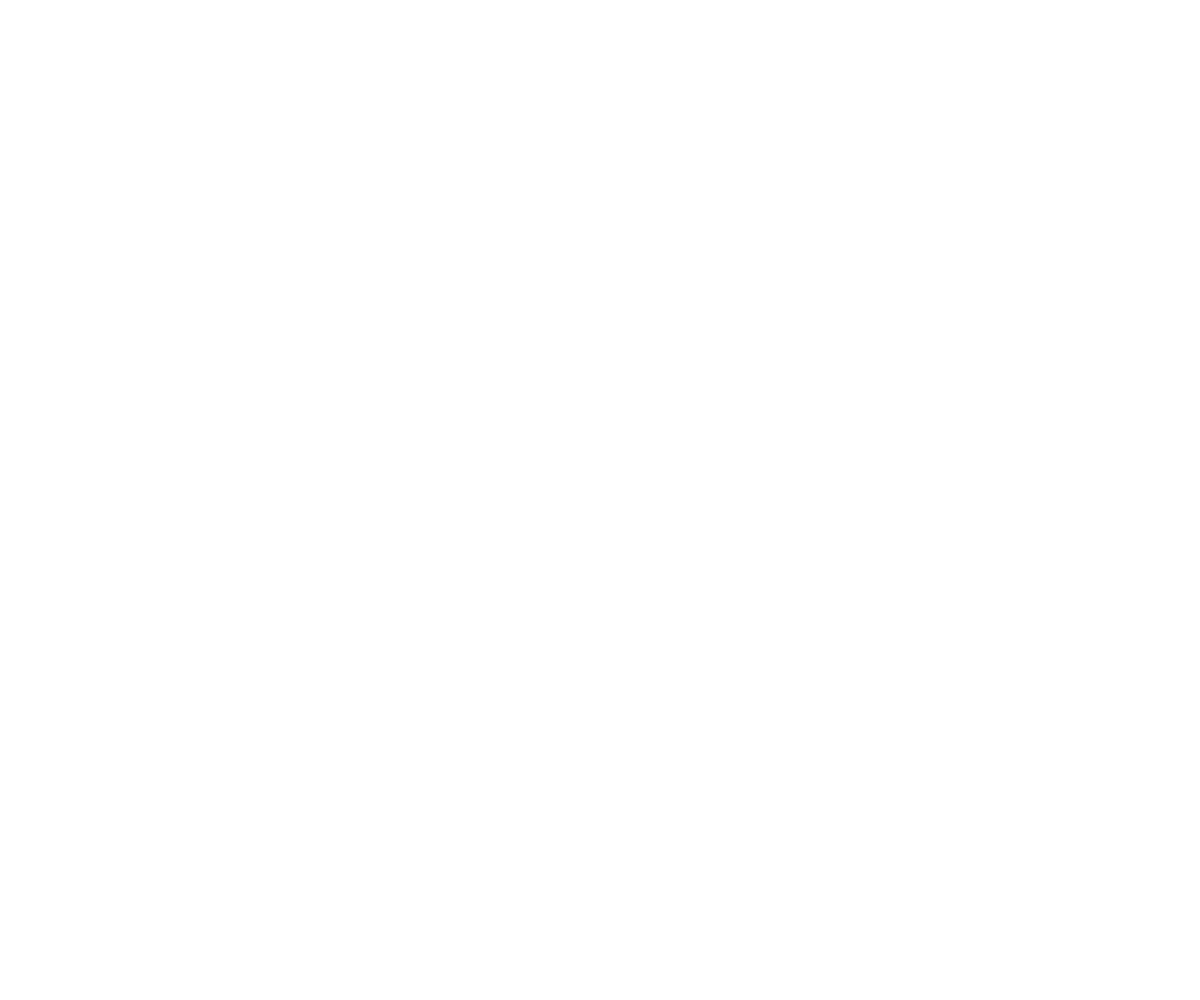
Frame 1 (no input)
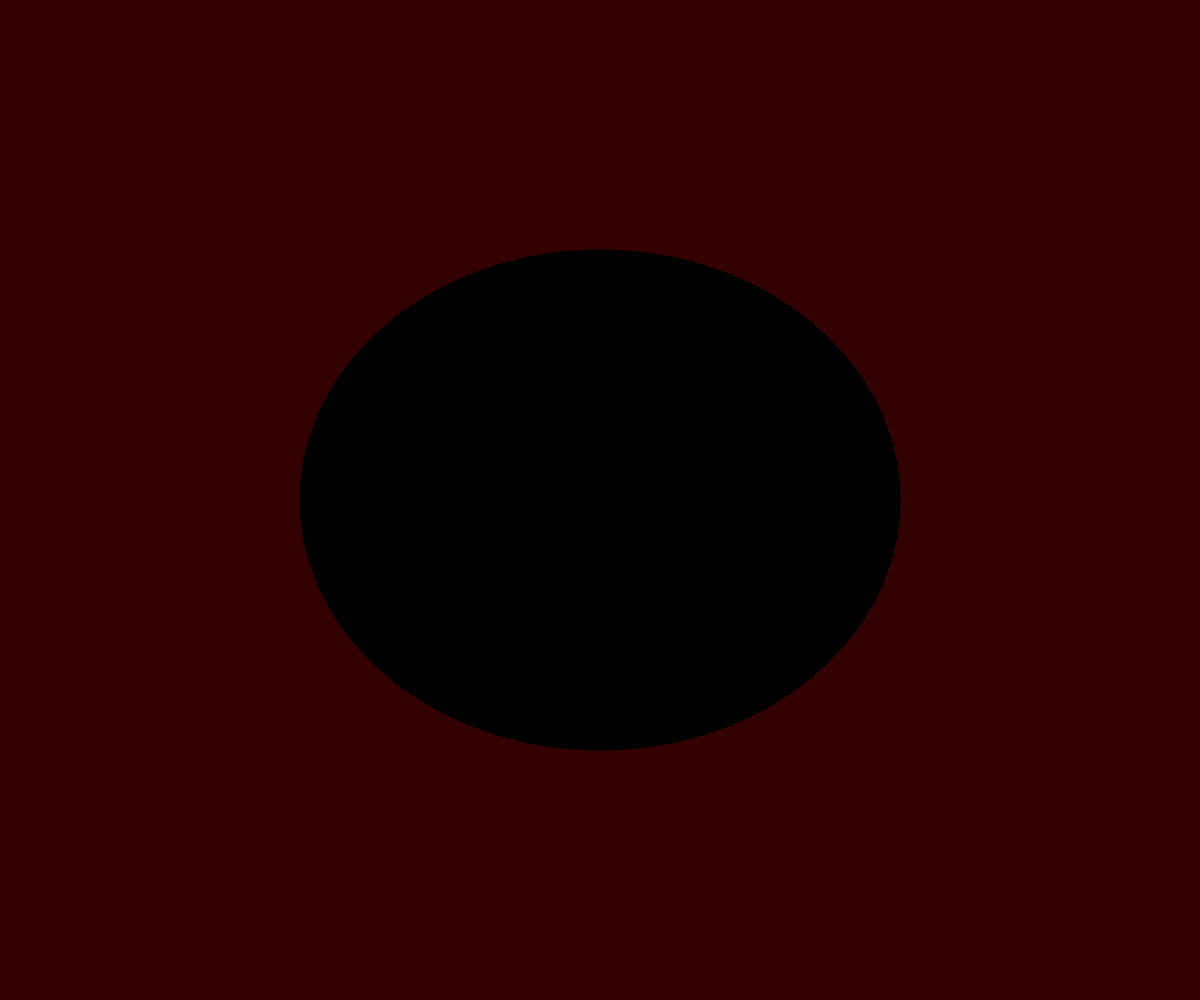
Frame 60 (no input)
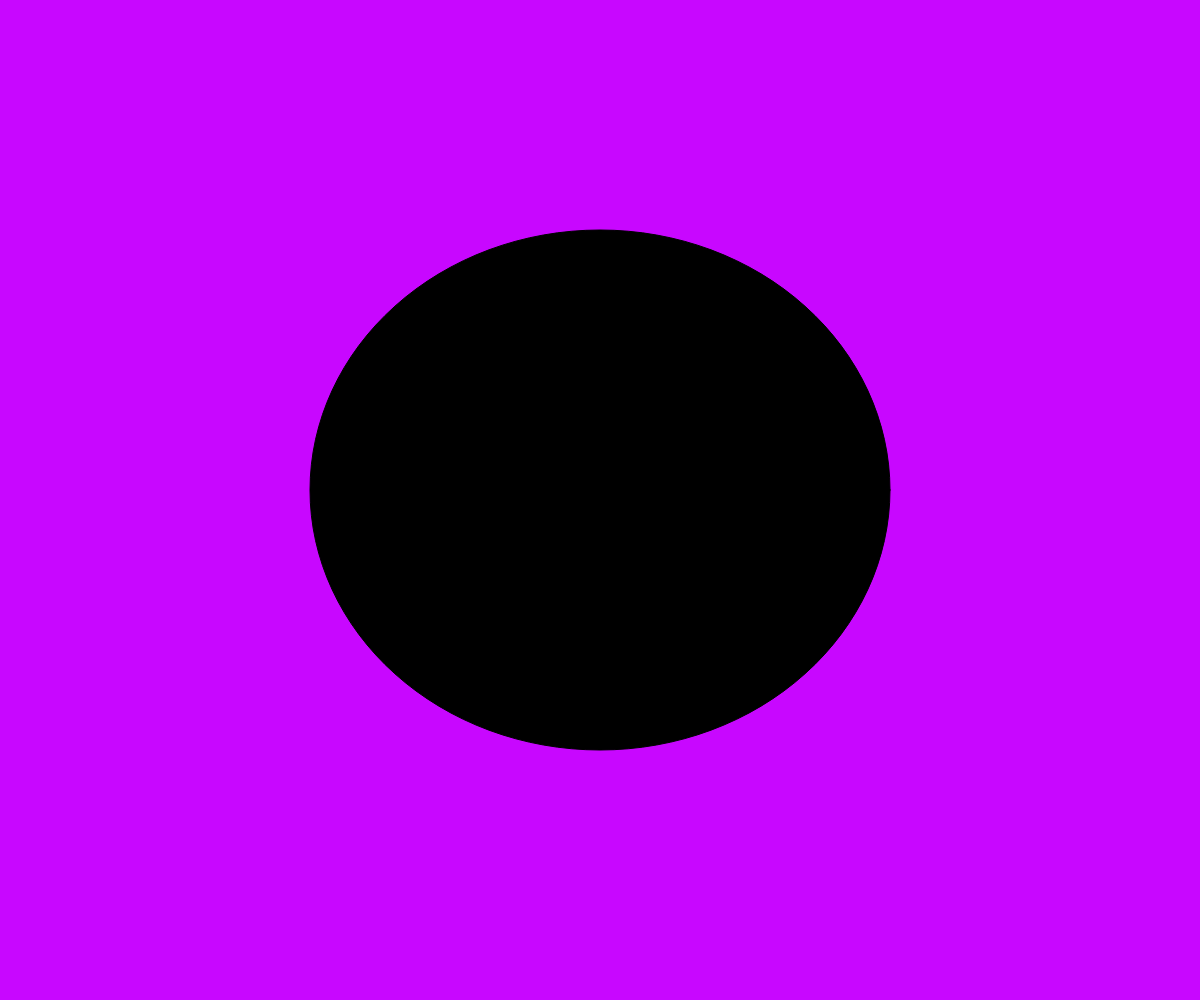
Frame 120 (the mouse pressed at the canvas centre since frame 60)

The p5.js sketch that drew these frames (run headless with seeded random() and noise() and a simulated clock; from frame 60 on, the mouse is pressed at the canvas centre):

// p5.js sketch
// ── sketch.js
//Setup Function, Creates canvas with variables windowHeight and windowWidth
function setup() {
  createCanvas(windowWidth, windowHeight);
  frameRate(60);
}

//Variable Declaration
var backgroundChange = 5;
var circX1;
var circY1;
var circX2;
var circY2;
var circDelta;
var redVal;
var greenVal;
var blueVal;


//Draw function, draws everything, executes continuosly
function draw() {
  // setting background color
	background(redVal,greenVal,blueVal);
  fill('black');
  stroke(0);
  //Making circle with coordinates circX1, circY1, circX2, circY2.
  ellipse(circX1, circY1, circX2, circY2);

  //Assignment of circle coordinates
  circX1 = windowWidth/2;
  circY1 = windowHeight/2;
  circX2 = windowWidth/2;
  circY2 = windowHeight/2;

  //setting values of RGB values, constraining Red between 50 and 200
  redVal = mouseX % windowWidth;
  redVal = constrain(redVal,50,200);
  greenVal =floor(random(backgroundChange + 5, -backgroundChange - 10));
  blueVal = mouseY % windowHeight;
  //Circle resizing
  circDelta = mouseY/50;
  circY1 = circY1 - circDelta;
  circX2 = circX2 - circDelta*2;
  circY2 = circY2 + circDelta*2;

}
